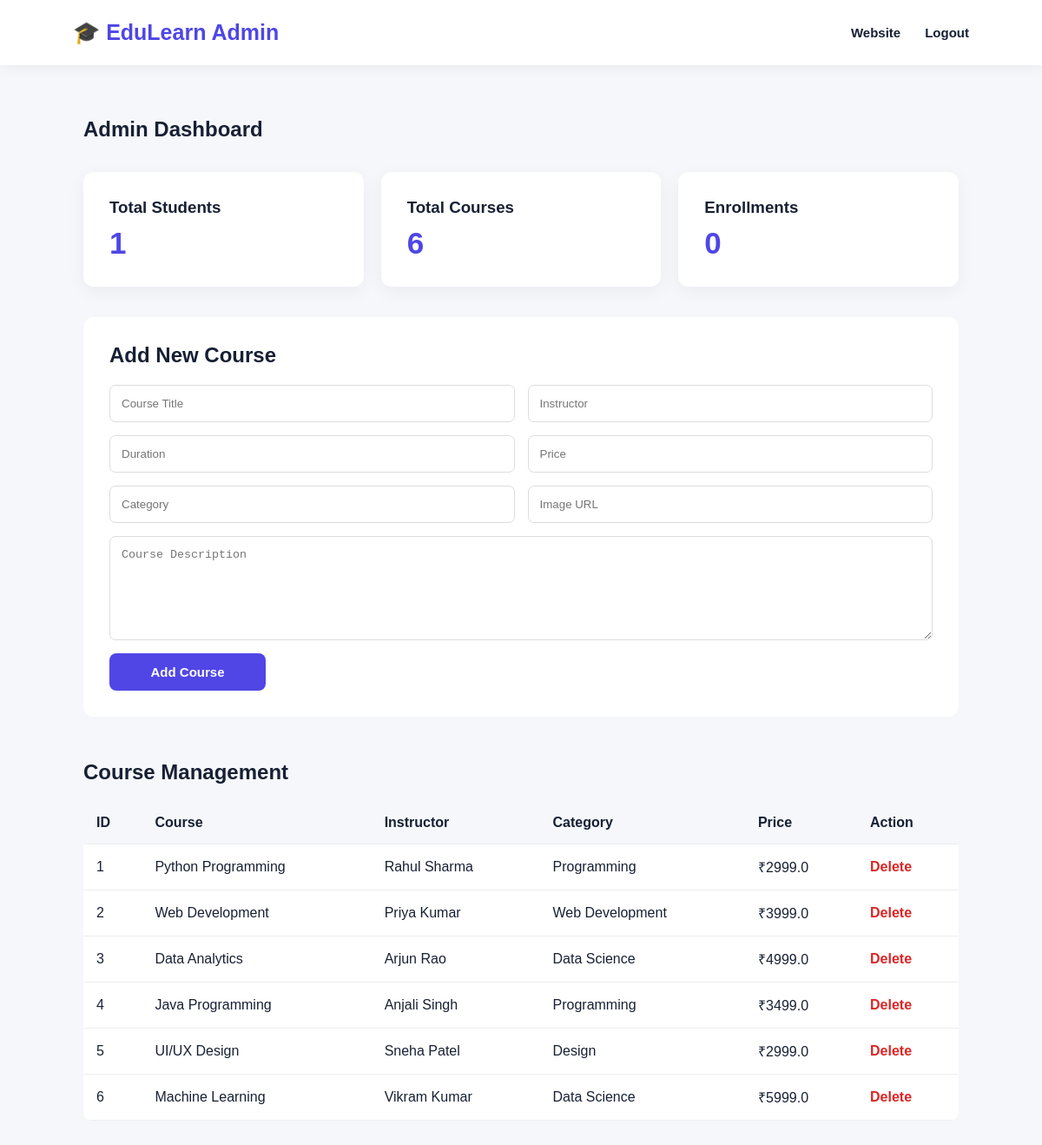
The page /admin (signed in) on the database its author committed.
### tables this page shows
CREATE TABLE courses (
            id INTEGER PRIMARY KEY AUTOINCREMENT,
            title TEXT NOT NULL,
            description TEXT NOT NULL,
            instructor TEXT NOT NULL,
            duration TEXT NOT NULL,
            price REAL NOT NULL,
            category TEXT NOT NULL,
            image TEXT
        );

### app.py (the view)
@app.route("/admin")
def admin():
    if session.get("role") != "admin":
        flash("Admin access required.", "danger")
        return redirect(url_for("login"))
    conn = get_db()
    courses = conn.execute("""
        SELECT * FROM courses
    """).fetchall()
    users = conn.execute("""
        SELECT * FROM users
        WHERE role='student'
    """).fetchall()
    enrollment_count = conn.execute("""
        SELECT COUNT(*) FROM enrollments
    """).fetchone()[0]
    conn.close()
    return render_template(
        "admin.html",
        courses=courses,
        users=users,
        enrollment_count=enrollment_count
    )

### app.py (called while the page is built)
def get_db():
    conn = sqlite3.connect(DATABASE)
    conn.row_factory = sqlite3.Row
    conn.execute("PRAGMA foreign_keys = ON")
    return conn

### templates/admin.html (shortened to what this page needs)
<!DOCTYPE html>
<html lang="en">
<head>
    <link rel="stylesheet"
          href="{{ url_for('static', filename='style.css') }}">
</head>
<body>
<header class="navbar">
    <div class="logo">
        🎓 EduLearn Admin
    </div>
    <nav>
        <a href="{{ url_for('index') }}">
            Website
        </a>
        <a href="{{ url_for('logout') }}">
            Logout
        </a>
    </nav>
</header>
<section class="admin-dashboard">
    <h1>
        Admin Dashboard
    </h1>
    <div class="stats">
        <div class="stat-card">
            <h3>
                Total Students
            </h3>
            <strong>
                {{ users|length }}
            </strong>
        </div>
        <div class="stat-card">
            <h3>
                Total Courses
            </h3>
            <strong>
                {{ courses|length }}
            </strong>
        </div>
        <div class="stat-card">
            <h3>
                Enrollments
            </h3>
            <strong>
                {{ enrollment_count }}
            </strong>
        </div>
    </div>
    <div class="admin-form">
        <h2>
            Add New Course
        </h2>
        <form method="POST"
              action="{{ url_for('add_course') }}">
            <input
                name="title"
                placeholder="Course Title"
                required
            >
            <input
                name="instructor"
                placeholder="Instructor"
                required
            >
            <input
                name="duration"
                placeholder="Duration"
                required
            >
            <input
                type="number"
                name="price"
                placeholder="Price"
                required
            >
            <input
                name="category"
                placeholder="Category"
                required
            >
            <input
                name="image"
                placeholder="Image URL"
            >
            <textarea
                name="description"
                placeholder="Course Description"
                required
            ></textarea>
            <button class="btn">
                Add Course
            </button>
        </form>
    </div>
    <h2>
        Course Management
    </h2>
    <div class="table-container">
        <table>
            <thead>
                <tr>
                    <th>ID</th>
                    <th>Course</th>
                    <th>Instructor</th>
                    <th>Category</th>
                    <th>Price</th>
                    <th>Action</th>
                </tr>
            </thead>
            <tbody>
            {% for course in courses %}
                <tr>
                    <td>
                        {{ course['id'] }}
                    </td>
                    <td>
                        {{ course['title'] }}
                    </td>
                    <td>
                        {{ course['instructor'] }}
                    </td>
                    <td>
                        {{ course['category'] }}
                    </td>
                    <td>
                        ₹{{ course['price'] }}
                    </td>
                    <td>
                        <a class="delete-btn"
                           href="{{ url_for(
                               'delete_course',
                               course_id=course['id']
                           ) }}"
                           onclick="return confirm(
                               'Delete this course?'
                           )">
                            Delete
                        </a>
                    </td>
                </tr>
            {% endfor %}
            </tbody>
        </table>
    </div>
</section>
</body>
</html>

### static/style.css (style rules this page uses)
* { margin: 0; padding: 0; box-sizing: border-box; }
body { font-family: Arial, Helvetica, sans-serif; background: #f5f7fb; color: #172033; }
a { text-decoration: none; color: inherit; }
.navbar { height: 75px; padding: 0 7%; background: white; display: flex; align-items: center; justify-content: space-between; box-shadow: 0 2px 15px rgba(0,0,0,0.06); }
.logo { font-size: 25px; font-weight: 800; color: #4f46e5; }
.navbar nav { display: flex; align-items: center; gap: 28px; }
.navbar nav a { font-size: 15px; font-weight: 600; }
.btn { display: inline-block; border: none; cursor: pointer; background: #4f46e5; color: white; padding: 13px 24px; border-radius: 8px; font-size: 15px; font-weight: 700; transition: 0.3s; }
.dashboard, .admin-dashboard { padding: 60px 8%; }
.stats { margin: 35px 0; display: grid; grid-template-columns: repeat(3, 1fr); gap: 20px; }
.stat-card { background: white; padding: 30px; border-radius: 12px; box-shadow: 0 5px 20px rgba(0,0,0,0.05); }
.stat-card strong { display: block; font-size: 35px; color: #4f46e5; margin-top: 10px; }
.admin-form { background: white; padding: 30px; margin-bottom: 50px; border-radius: 12px; }
.admin-form form { display: grid; grid-template-columns: repeat(2, 1fr); gap: 15px; margin-top: 20px; }
.admin-form input, .admin-form textarea { padding: 13px; border: 1px solid #ddd; border-radius: 7px; }
.admin-form textarea { grid-column: 1 / -1; min-height: 120px; }
.admin-form button { width: 180px; }
.table-container { margin-top: 20px; background: white; overflow-x: auto; border-radius: 10px; }
table { width: 100%; border-collapse: collapse; }
th, td { padding: 15px; border-bottom: 1px solid #eee; text-align: left; }
th { background: #f5f7fb; }
.delete-btn { color: #dc2626; font-weight: bold; }

### rows shown on the page
courses: id "1", title "Python Programming", instructor "Rahul Sharma", category "Programming", price "2999.0"
courses: id "2", title "Web Development", instructor "Priya Kumar", category "Web Development", price "3999.0"
courses: id "3", title "Data Analytics", instructor "Arjun Rao", category "Data Science", price "4999.0"
courses: id "4", title "Java Programming", instructor "Anjali Singh", category "Programming", price "3499.0"
courses: id "5", title "UI/UX Design", instructor "Sneha Patel", category "Design", price "2999.0"
courses: id "6", title "Machine Learning", instructor "Vikram Kumar", category "Data Science", price "5999.0"

### other values the page prints
{{ users|length }} "1"
{{ courses|length }} "6"
{{ enrollment_count }} "0"
